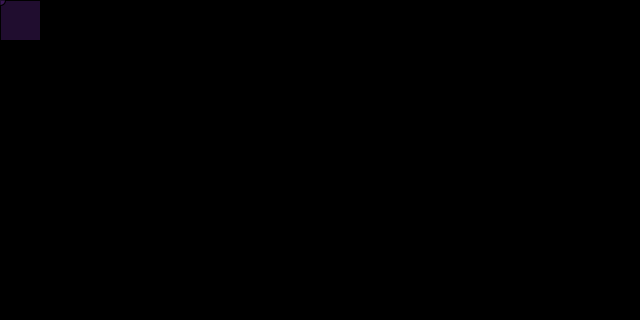
Frame 1 (no input)
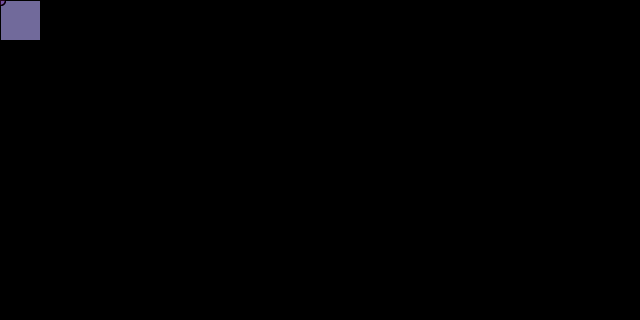
Frame 60 (the mouse pressed at the canvas centre just before this capture)
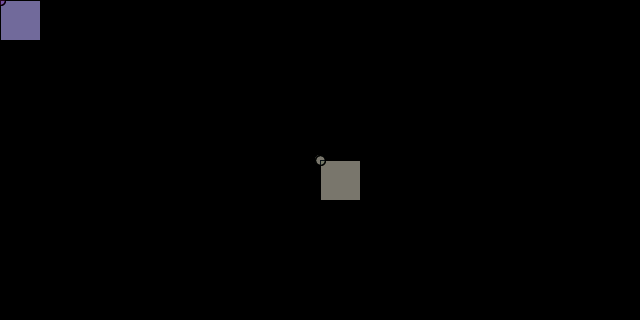
Frame 120 (the mouse held since frame 60 and released just before this capture)

The Processing sketch that drew these frames (run headless with seeded random() and noise(); from frame 60 on, the mouse is pressed at the canvas centre):

// Processing sketch: processing_19234
// ── processing_19234.pde



void setup() {
  background(0);
  size(640, 320);
  smooth();
}

void draw() {
  if (keyPressed) {
    background(0);
  } else 
    fill(random(255),random(255),random(255),50);
 
  rect(mouseX, mouseY,40, 40);

ellipse(mouseX,mouseY,10,10);
  }
